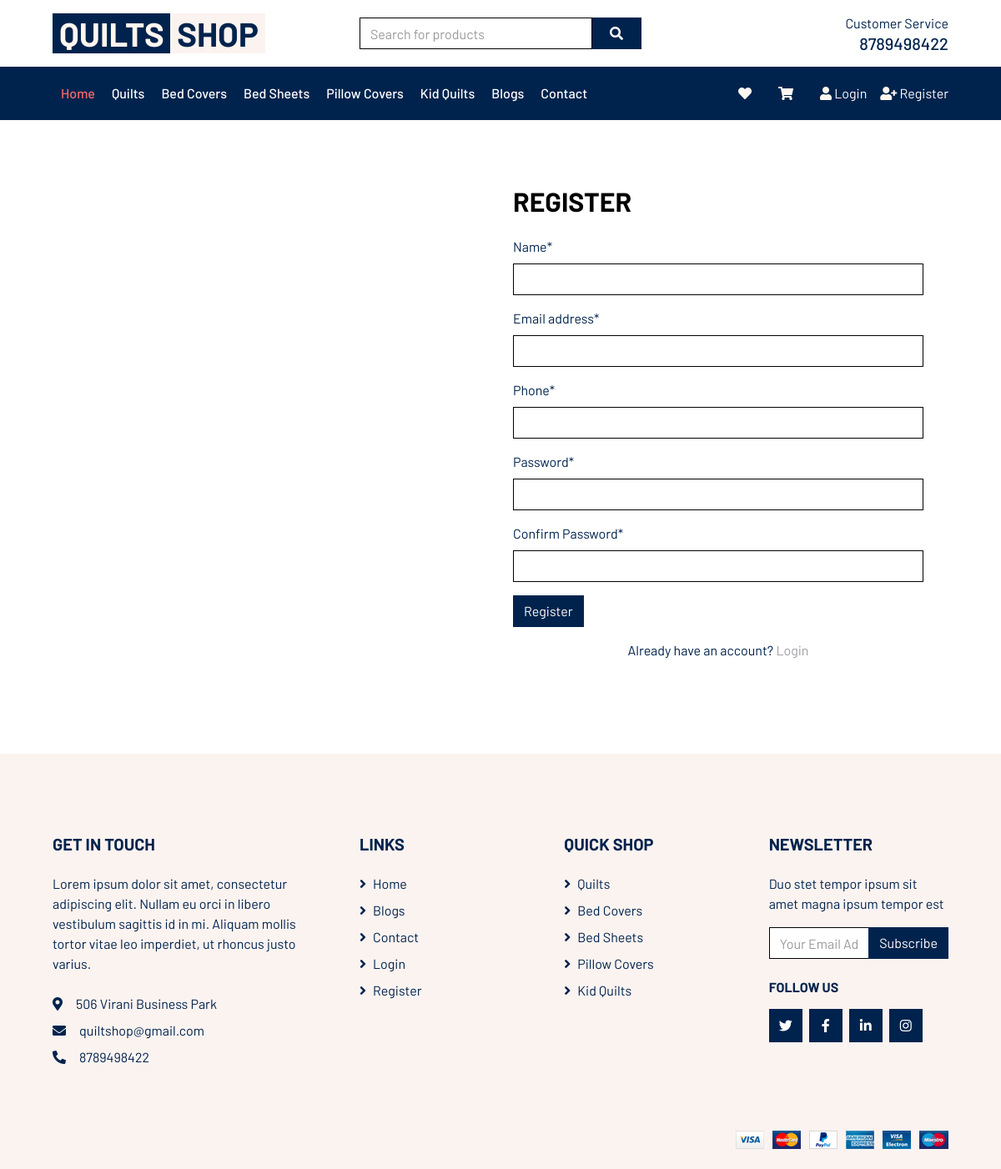
Screenshot of /register with the database file from the repository.
### myapp/models.py (models this page shows, shortened)
class Information(models.Model):
    bio = models.CharField(max_length=255, null=True)
    address = models.CharField(max_length=255, null=True)
    email = models.EmailField(verbose_name='email address', max_length=255)
    phone = models.CharField(max_length=20, null=True)
    twitter = models.CharField(max_length=255, null=True)
    instagram = models.CharField(max_length=255, null=True)
    linkedin = models.CharField(max_length=255, null=True)
    facebook = models.CharField(max_length=255, null=True)

### myapp/views.py (the view, shortened to what this page needs)
# urls.py: path('register', views.register, name='register'),
def register(request):
    info = Information.objects.get(id=1)
    if request.method == 'GET':
        context = {'form': RegisterForm(), "information": info}
        return render(request, 'register.html', context)

### myapp/forms.py (shortened to what this page needs)
class RegisterForm(forms.ModelForm):
    password1 = forms.CharField(label='Password', widget=forms.PasswordInput)
    password2 = forms.CharField(label='Confirm Password', widget=forms.PasswordInput)
    def __init__(self, *args, **kwargs):
        super().__init__(*args, **kwargs)
        self.helper = FormHelper()
        self.helper.form_action = reverse_lazy('register')
        self.helper.form_method = 'POST'
        self.helper.add_input(Submit('submit', 'Register', css_class='btn-primary'))
    class Meta:
        model = User
        fields = ('name', 'email', 'phone')
        widgets = {
            'name': forms.TextInput(),
            'email': forms.EmailInput(),
            'phone': TelInput()
        }

### templates/register.html (shortened to what this page needs)
{% extends "base.html" %}
{% load static %}
{% block nav-phone %}
<a href="tel:{{information.phone}}">{{information.phone}}</a>
{% endblock nav-phone %}
{% load crispy_forms_tags %}
{% block body %}
<div class="container py-xl-5">
    <div class="row px-xl-5 align-items-center">
        <div class="col-lg-6">
        </div>
        <div class="col-lg-6">
            <h2 class="section-title position-relative text-uppercase mb-4"><span class="pr-3">Register</span></h2>
            {% crispy form %}
             <p align="center" class="mt-3">Already have an account? <a href="{% url 'login' %}" style="color: rgb(162, 159, 165);">Login</a></p>
        </div>
    </div>
</div>
{% endblock body %}
{% block infos %}
<p class="mb-4">{{information.bio}}</p>
<p class="mb-2"><i class="fa fa-map-marker-alt text-secondary mr-3"></i>{{information.address}}</p>
<p class="mb-2"><i class="fa fa-envelope text-secondary mr-3"></i><a href="mailto:{{information.email}}">{{information.email}}</a></p>
<p class="mb-0"><i class="fa fa-phone-alt text-secondary mr-3"></i><a href="tel:{{information.phone}}">{{information.phone}}</a></p>
{% endblock infos %}
{% block fsocial %}
<div class="d-flex">
    <a class="btn btn-primary btn-square mr-2" href="{{information.twitter}}"><i class="fab fa-twitter"></i></a>
    <a class="btn btn-primary btn-square mr-2" href="{{information.facebook}}"><i class="fab fa-facebook-f"></i></a>
    <a class="btn btn-primary btn-square mr-2" href="{{information.linkedin}}"><i class="fab fa-linkedin-in"></i></a>
    <a class="btn btn-primary btn-square" href="{{information.instagram}}"><i class="fab fa-instagram"></i></a>
</div>
{% endblock fsocial %}

### rows the page displays
Information: phone "8789498422", bio "Lorem ipsum dolor sit amet, consectetur adipiscing elit. Nullam eu orci in libero vestibulum sagittis id in mi. Aliquam mollis tortor vitae leo imperdiet, ut rhoncus justo varius.", address "506 Virani Business Park", email "quiltshop@gmail.com"
